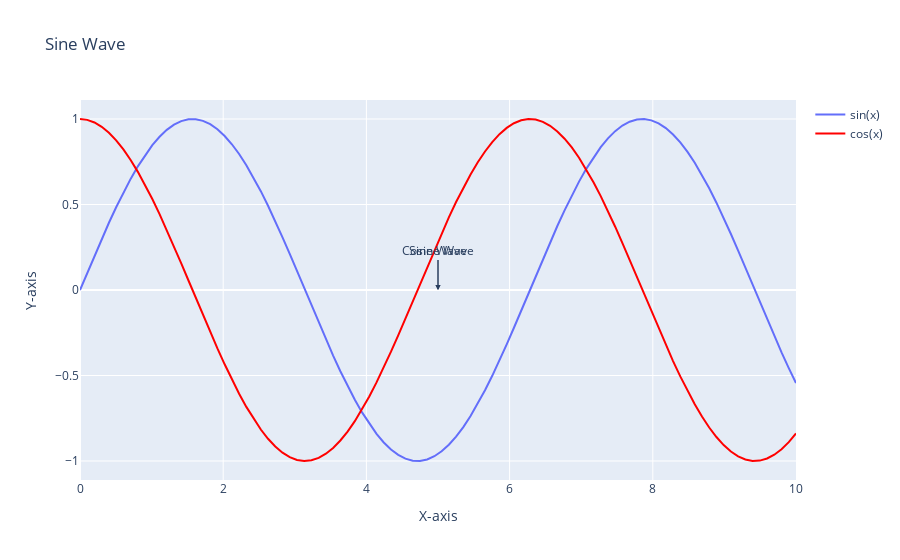

The notebook cell this image was saved under:
### Markdown cell above
3.

### Code cell
x = np.linspace(0, 10, 100)
y = np.sin(x)
y2 = np.cos(x)

fg= pg.Figure(data=pg.Scatter(x=x, y=y, name='sin(x)'))
fg.add_trace(pg.Scatter(x=x, y=y2, name='cos(x)', line=dict(color='red')))
fg.update_layout(title='Sine Wave', xaxis_title='X-axis', yaxis_title='Y-axis')

# Add annotations to the plot
fg.add_annotation(text='Sine Wave', x=5, y=0, showarrow=True, arrowhead=2, ax=0, ay=-40)
fg.add_annotation(text='Cosine Wave', x=5, y=0, showarrow=True, arrowhead=2, ax=0, ay=-40)
fg.show()
